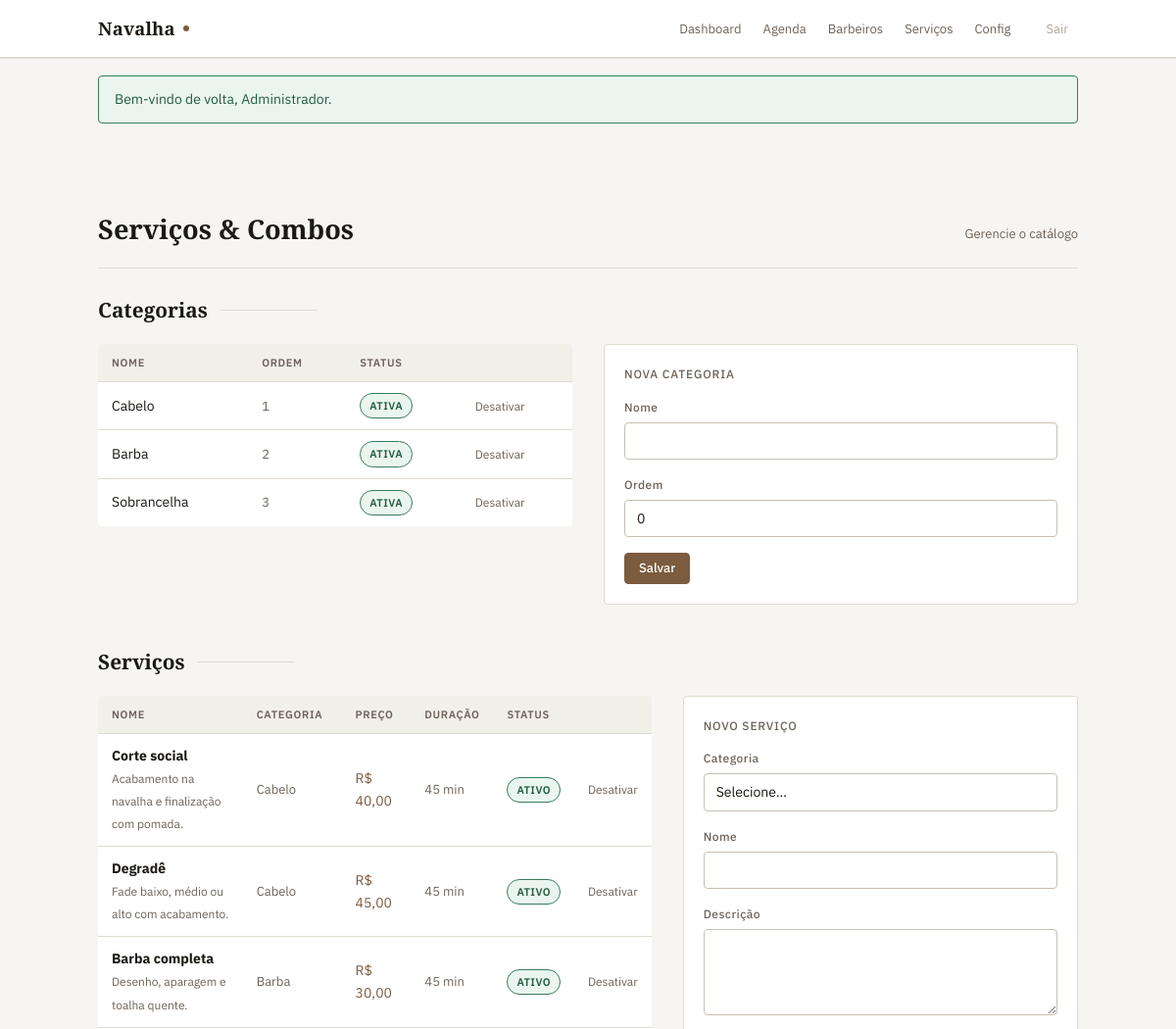
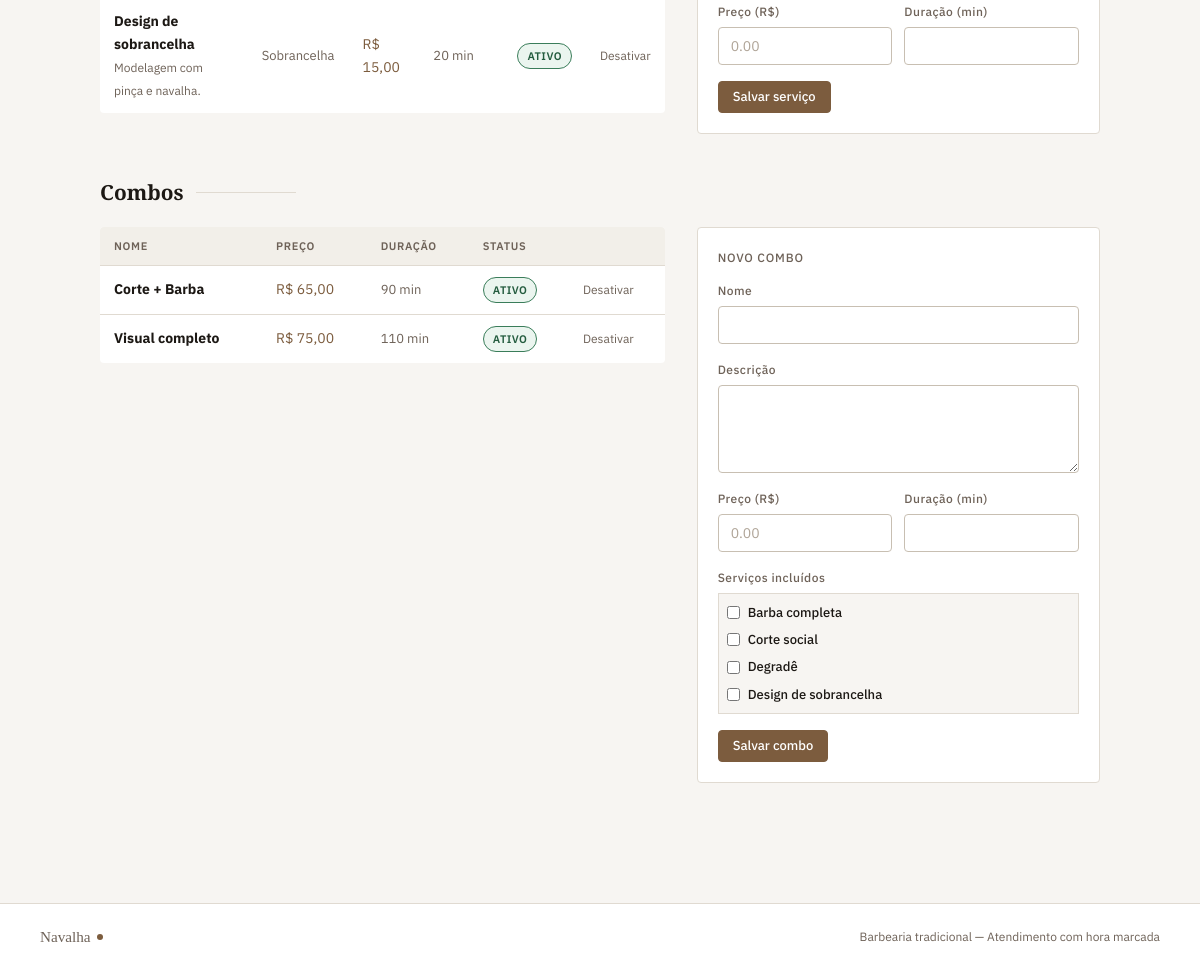
Screenshot of /admin/servicos.php (signed in) with the database file from the repository (2 pictures, top to bottom).
### tables this page shows
CREATE TABLE categorias (id INT UNSIGNED AUTO_INCREMENT PRIMARY KEY, nome VARCHAR(60) NOT NULL, descricao VARCHAR(255), ordem TINYINT UNSIGNED NOT NULL DEFAULT 0, ativo TINYINT(1) NOT NULL DEFAULT 1);

CREATE TABLE servicos (id INT UNSIGNED AUTO_INCREMENT PRIMARY KEY, categoria_id INT UNSIGNED NOT NULL, nome VARCHAR(100) NOT NULL, descricao TEXT, preco DECIMAL(8,2) NOT NULL, duracao_min SMALLINT UNSIGNED NOT NULL, ativo TINYINT(1) NOT NULL DEFAULT 1, criado_em DATETIME NOT NULL DEFAULT CURRENT_TIMESTAMP, FOREIGN KEY(categoria_id) REFERENCES categorias(id));

CREATE TABLE combos (id INT UNSIGNED AUTO_INCREMENT PRIMARY KEY, nome VARCHAR(100) NOT NULL, descricao TEXT, preco DECIMAL(8,2) NOT NULL, duracao_min SMALLINT UNSIGNED NOT NULL, ativo TINYINT(1) NOT NULL DEFAULT 1, criado_em DATETIME NOT NULL DEFAULT CURRENT_TIMESTAMP);

### includes/auth.php (called while the page is built, shortened)
<?php
function e(string|null $value): string { return htmlspecialchars((string)$value, ENT_QUOTES, 'UTF-8'); }

### public/admin/servicos.php (the view, shortened to what this page needs)
<?php
require_once __DIR__ . '/../../includes/db.php';
require_once __DIR__ . '/../../includes/auth.php';
$pdo   = db();
$categorias = $pdo->query(
    'SELECT id, nome, ordem, ativo FROM categorias ORDER BY ordem, nome'
)->fetchAll();
$servicos = $pdo->query(
    'SELECT s.id, s.nome, s.descricao, s.preco, s.duracao_min, s.ativo, c.nome AS categoria
     FROM servicos s JOIN categorias c ON c.id = s.categoria_id
     ORDER BY c.ordem, s.nome'
)->fetchAll();
$combos = $pdo->query('SELECT * FROM combos ORDER BY nome')->fetchAll();
$todoServicos = $pdo->query('SELECT id, nome FROM servicos WHERE ativo=1 ORDER BY nome')->fetchAll();
require __DIR__ . '/../../includes/header.php';
?>
<div style="padding-top:40px; padding-bottom:80px;">
  <div class="page-head">
    <h1>Serviços &amp; Combos</h1>
    <p class="sub">Gerencie o catálogo</p>
  </div>
  <div style="margin-bottom:48px;">
    <div class="section-head">
      <h2 style="font-size:1.3rem">Categorias</h2>
      <span class="section-head-line"></span>
    </div>
    <div style="display:grid; grid-template-columns:1fr 1fr; gap:32px; align-items:start;">
      <div class="table-wrap">
        <table class="table">
          <thead><tr><th>Nome</th><th>Ordem</th><th>Status</th><th></th></tr></thead>
          <tbody>
            <?php foreach ($categorias as $cat): ?>
            <tr>
              <td><?= e($cat['nome']) ?></td>
              <td style="font-size:13px; color:var(--muted)"><?= (int)$cat['ordem'] ?></td>
              <td><span class="badge <?= $cat['ativo'] ? 'badge--ok' : 'badge--muted' ?>"><?= $cat['ativo'] ? 'Ativa' : 'Inativa' ?></span></td>
              <td>
                <form method="post" style="display:inline">
                  <button type="submit" style="background:none;border:none;color:var(--muted);font-size:12px;cursor:pointer;padding:0"><?= $cat['ativo'] ? 'Desativar' : 'Reativar' ?></button>
                </form>
              </td>
            </tr>
            <?php endforeach; ?>
          </tbody>
        </table>
      </div>
      <div class="card">
        <p style="font-size:12px; font-weight:500; letter-spacing:.07em; text-transform:uppercase; color:var(--gold-pale); margin-bottom:14px">Nova categoria</p>
        <form method="post">
          <div class="field"><label>Nome</label><input type="text" name="cat_nome" required maxlength="60"></div>
          <div class="field"><label>Ordem</label><input type="number" name="cat_ordem" value="0" min="0" max="99"></div>
          <button class="btn btn--sm" type="submit">Salvar</button>
        </form>
      </div>
    </div>
  </div>
  <div style="margin-bottom:48px;">
    <div class="section-head">
      <h2 style="font-size:1.3rem">Serviços</h2>
      <span class="section-head-line"></span>
    </div>
    <div style="display:grid; grid-template-columns:1.4fr 1fr; gap:32px; align-items:start;">
      <div class="table-wrap">
        <table class="table">
          <thead><tr><th>Nome</th><th>Categoria</th><th>Preço</th><th>Duração</th><th>Status</th><th></th></tr></thead>
          <tbody>
            <?php foreach ($servicos as $s): ?>
            <tr>
              <td><strong><?= e($s['nome']) ?></strong><br><span style="font-size:12px;color:var(--muted)"><?= e(mb_strimwidth($s['descricao'] ?? '', 0, 50, '…')) ?></span></td>
              <td style="font-size:13px; color:var(--muted)"><?= e($s['categoria']) ?></td>
              <td style="color:var(--gold)">R$ <?= number_format((float)$s['preco'], 2, ',', '.') ?></td>
              <td style="font-size:13px; color:var(--muted)"><?= (int)$s['duracao_min'] ?> min</td>
              <td><span class="badge <?= $s['ativo'] ? 'badge--ok' : 'badge--muted' ?>"><?= $s['ativo'] ? 'Ativo' : 'Inativo' ?></span></td>
              <td>
                <form method="post" style="display:inline">
                  <button type="submit" style="background:none;border:none;color:var(--muted);font-size:12px;cursor:pointer;padding:0"><?= $s['ativo'] ? 'Desativar' : 'Reativar' ?></button>
                </form>
              </td>
            </tr>
            <?php endforeach; ?>
          </tbody>
        </table>
      </div>
      <div class="card">
        <p style="font-size:12px; font-weight:500; letter-spacing:.07em; text-transform:uppercase; color:var(--gold-pale); margin-bottom:14px">Novo serviço</p>
        <form method="post">
          <div class="field">
            <label>Categoria</label>
            <select name="categoria_id" required>
              <option value="">Selecione…</option>
            </select>
          </div>
          <div class="field"><label>Nome</label><input type="text" name="nome" required maxlength="100"></div>
          <div class="field"><label>Descrição</label><textarea name="descricao" rows="2"></textarea></div>
          <div style="display:grid; grid-template-columns:1fr 1fr; gap:12px;">
            <div class="field"><label>Preço (R$)</label><input type="text" name="preco" required placeholder="0.00"></div>
            <div class="field"><label>Duração (min)</label><input type="number" name="duracao_min" required min="5" max="480"></div>
          </div>
          <button class="btn btn--sm" type="submit">Salvar serviço</button>
        </form>
      </div>
    </div>
  </div>
  <div>
    <div class="section-head">
      <h2 style="font-size:1.3rem">Combos</h2>
      <span class="section-head-line"></span>
    </div>
    <div style="display:grid; grid-template-columns:1.4fr 1fr; gap:32px; align-items:start;">
      <div class="table-wrap">
        <table class="table">
          <thead><tr><th>Nome</th><th>Preço</th><th>Duração</th><th>Status</th><th></th></tr></thead>
          <tbody>
            <?php foreach ($combos as $c): ?>
            <tr>
              <td>
                <strong><?= e($c['nome']) ?></strong>
              </td>
              <td style="color:var(--gold)">R$ <?= number_format((float)$c['preco'], 2, ',', '.') ?></td>
              <td style="font-size:13px; color:var(--muted)"><?= (int)$c['duracao_min'] ?> min</td>
              <td><span class="badge <?= $c['ativo'] ? 'badge--ok' : 'badge--muted' ?>"><?= $c['ativo'] ? 'Ativo' : 'Inativo' ?></span></td>
              <td>
                <form method="post" style="display:inline">
                  <button type="submit" style="background:none;border:none;color:var(--muted);font-size:12px;cursor:pointer;padding:0"><?= $c['ativo'] ? 'Desativar' : 'Reativar' ?></button>
                </form>
              </td>
            </tr>
            <?php endforeach; ?>
          </tbody>
        </table>
      </div>
      <div class="card">
        <p style="font-size:12px; font-weight:500; letter-spacing:.07em; text-transform:uppercase; color:var(--gold-pale); margin-bottom:14px">Novo combo</p>
        <form method="post">
          <div class="field"><label>Nome</label><input type="text" name="combo_nome" required maxlength="100"></div>
          <div class="field"><label>Descrição</label><textarea name="combo_desc" rows="2"></textarea></div>
          <div style="display:grid; grid-template-columns:1fr 1fr; gap:12px;">
            <div class="field"><label>Preço (R$)</label><input type="text" name="combo_preco" required placeholder="0.00"></div>
            <div class="field"><label>Duração (min)</label><input type="number" name="combo_dur" required min="5" max="480"></div>
          </div>
          <div class="field">
            <label>Serviços incluídos</label>
            <div style="display:flex; flex-direction:column; gap:6px; max-height:160px; overflow-y:auto; padding:8px; background:var(--bg); border:1px solid var(--border);">
              <?php foreach ($todoServicos as $s): ?>
                <label style="display:flex; align-items:center; gap:8px; font-size:13px; color:var(--text); cursor:pointer; text-transform:none; letter-spacing:0;">
                  <input type="checkbox" name="combo_servicos[]" value="<?= (int)$s['id'] ?>">
                  <?= e($s['nome']) ?>
                </label>
              <?php endforeach; ?>
            </div>
          </div>
          <button class="btn btn--sm" type="submit">Salvar combo</button>
        </form>
      </div>
    </div>
  </div>
</div>
<?php require __DIR__ . '/../../includes/footer.php'; ?>

### public/assets/css/tokens.css (style rules this page uses)
:root { --bg: #F7F5F2; --surface: #FFFFFF; --surface-2: #F2EFE9; --border: #E0DAD1; --border-dark: #C8BFB2; --text: #1C1814; --muted: #6E6258; --faint: #B0A598; --accent: #7C5C3E; --accent-hover:#6A4E33; --accent-light:#EDE5DB; --accent-text: #FFFFFF; --ok: #3A7D5A; --ok-bg: #EBF5EF; --ok-text: #245C3F; --err: #B04040; --err-bg: #FAEAEA; --err-text: #8A2020; --warn: #8A6800; --warn-bg: #FFF8E1; --warn-text: #6B5000; --font-display:'Playfair Display', Georgia, serif; --font-body: 'IBM Plex Sans', system-ui, sans-serif; --font-mono: 'IBM Plex Mono', 'Courier New', monospace; --max-content: 1080px; --radius: 4px; --gold: var(--accent); --gold-dim: var(--accent-hover); --gold-pale: var(--muted); --surface-2: #F2EFE9; --ok-bg: #EBF5EF; --err-bg: #FAEAEA; }

### public/assets/css/global.css (style rules this page uses)
*, *::before, *::after { box-sizing: border-box; margin: 0; padding: 0; }
html { scroll-behavior: smooth; }
body { background: var(--bg); color: var(--text); font-family: var(--font-body); font-size: 15px; line-height: 1.65; -webkit-font-smoothing: antialiased; }
button, input, select, textarea { font-family: inherit; font-size: inherit; }
.btn { display: inline-block; background: var(--accent); color: var(--accent-text); border: 1px solid var(--accent); padding: 10px 22px; font-size: 14px; font-weight: 500; cursor: pointer; text-decoration: none; border-radius: var(--radius); transition: background .15s, border-color .15s; white-space: nowrap; line-height: 1.4; }
.btn--sm { padding: 6px 14px; font-size: 13px; }
h1, h2, h3, h4 { font-family: var(--font-display); line-height: 1.15; color: var(--text); }
h1 { font-size: clamp(1.8rem, 4vw, 2.8rem); font-weight: 700; }
h2 { font-size: 1.6rem; font-weight: 600; }
.section-head { display: flex; align-items: center; gap: 12px; margin-bottom: 24px; flex-wrap: wrap; }
.section-head h2 { line-height: 1; }
.section-head-line { flex: 1; height: 1px; background: var(--border); max-width: 100px; min-width: 16px; }
.card { background: var(--surface); border: 1px solid var(--border); border-radius: var(--radius); padding: 20px; }
.field { display: flex; flex-direction: column; gap: 5px; margin-bottom: 16px; }
.field label { font-size: 12px; font-weight: 500; letter-spacing: .04em; color: var(--muted); }
input[type="text"], input[type="email"], input[type="password"], input[type="date"], input[type="time"], input[type="number"], select, textarea { width: 100%; padding: 9px 12px; background: var(--surface); border: 1px solid var(--border-dark); border-radius: var(--radius); color: var(--text); font-size: 14px; outline: none; transition: border-color .15s, box-shadow .15s; -webkit-appearance: none; }
input::placeholder { color: var(--faint); }
select option { background: var(--surface); }
textarea { resize: vertical; min-height: 88px; }
.table-wrap { overflow-x: auto; -webkit-overflow-scrolling: touch; }
.table { width: 100%; border-collapse: collapse; font-size: 14px; background: var(--surface); border-radius: var(--radius); overflow: hidden; }
.table th { text-align: left; font-size: 11px; font-weight: 600; letter-spacing: .06em; text-transform: uppercase; color: var(--muted); padding: 10px 14px; background: var(--surface-2); border-bottom: 1px solid var(--border); white-space: nowrap; }
.table td { padding: 11px 14px; border-bottom: 1px solid var(--border); vertical-align: middle; color: var(--text); }
.table tr:last-child td { border-bottom: none; }
.badge { display: inline-flex; align-items: center; font-size: 11px; font-weight: 600; letter-spacing: .04em; text-transform: uppercase; padding: 3px 9px; border-radius: 20px; border: 1px solid; white-space: nowrap; }
.badge--ok { color: var(--ok-text); border-color: var(--ok); background: var(--ok-bg); }
.page-head { padding: 32px 0 24px; border-bottom: 1px solid var(--border); margin-bottom: 32px; display: flex; align-items: flex-end; justify-content: space-between; flex-wrap: wrap; gap: 12px; }
.page-head h1 { font-size: 1.7rem; }
.page-head .sub { color: var(--muted); font-size: 13px; margin-top: 4px; }

### rows the page displays
categorias: nome "Cabelo", ordem "1", ativo "ATIVA"
categorias: nome "Barba", ordem "2", ativo "ATIVA"
categorias: nome "Sobrancelha", ordem "3", ativo "ATIVA"
servicos: nome "Corte social", descricao "Acabamento na navalha e finalização com pomada.", categoria.nome "Cabelo", preco "40,00", duracao_min "45", ativo "ATIVO"
servicos: nome "Degradê", descricao "Fade baixo, médio ou alto com acabamento.", categoria.nome "Cabelo", preco "45,00", duracao_min "45", ativo "ATIVO"
servicos: nome "Barba completa", descricao "Desenho, aparagem e toalha quente.", categoria.nome "Barba", preco "30,00", duracao_min "45", ativo "ATIVO"
servicos: nome "Design de sobrancelha", descricao "Modelagem com pinça e navalha.", categoria.nome "Sobrancelha", preco "15,00", duracao_min "20", ativo "ATIVO"
combos: nome "Corte + Barba", preco "65,00", duracao_min "90", ativo "ATIVO"
combos: nome "Visual completo", preco "75,00", duracao_min "110", ativo "ATIVO"

### other values shown
$f['msg'] "Bem-vindo de volta, Administrador."
